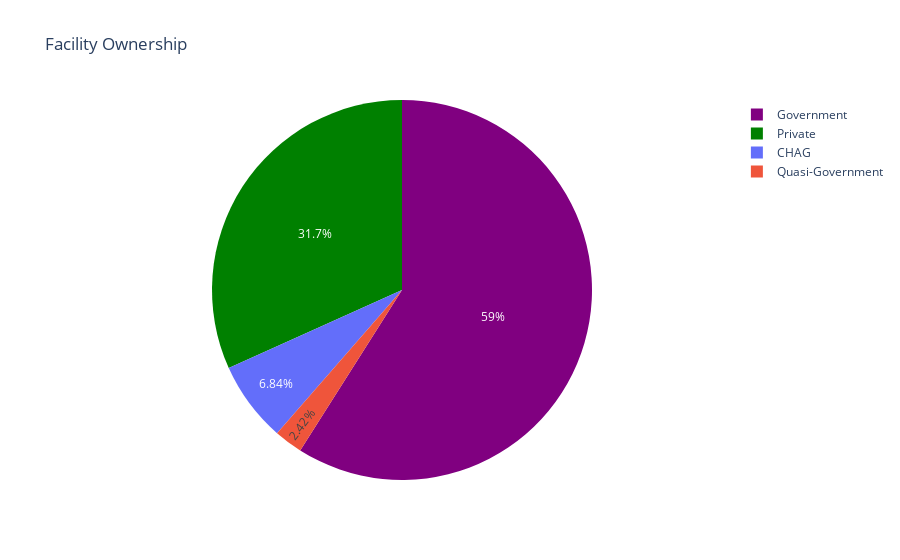

The notebook cell this image was saved under:
### Markdown cell above
# Graphical Presentation

### Code cell
labels = health_df['Ownership'].value_counts().keys().tolist()
values = health_df['Ownership'].value_counts().values.tolist()
map = go.Pie(labels=labels, 
                values=values, 
                marker=dict(colors=['purple', 'green', 'tealrose', 'temps']), 
                hoverinfo='value')
data = [map]
layout = go.Layout(title='Facility Ownership')
fig = go.Figure(data = data,layout = layout)
fig.show()

### Figure 1 — Plotly figure (JSON) as saved in the notebook; plotly's stock layout.template omitted (floating-point values rounded to 4 significant figures)
{"data": [{"hoverinfo": "value", "labels": ["Government", "Private", "CHAG", "Quasi-Government"], "marker": {"colors": ["purple", "green", "tealrose", "temps"]}, "type": "pie", "values": [2216, 1192, 257, 91]}], "layout": {"title": {"text": "Facility Ownership"}}}
